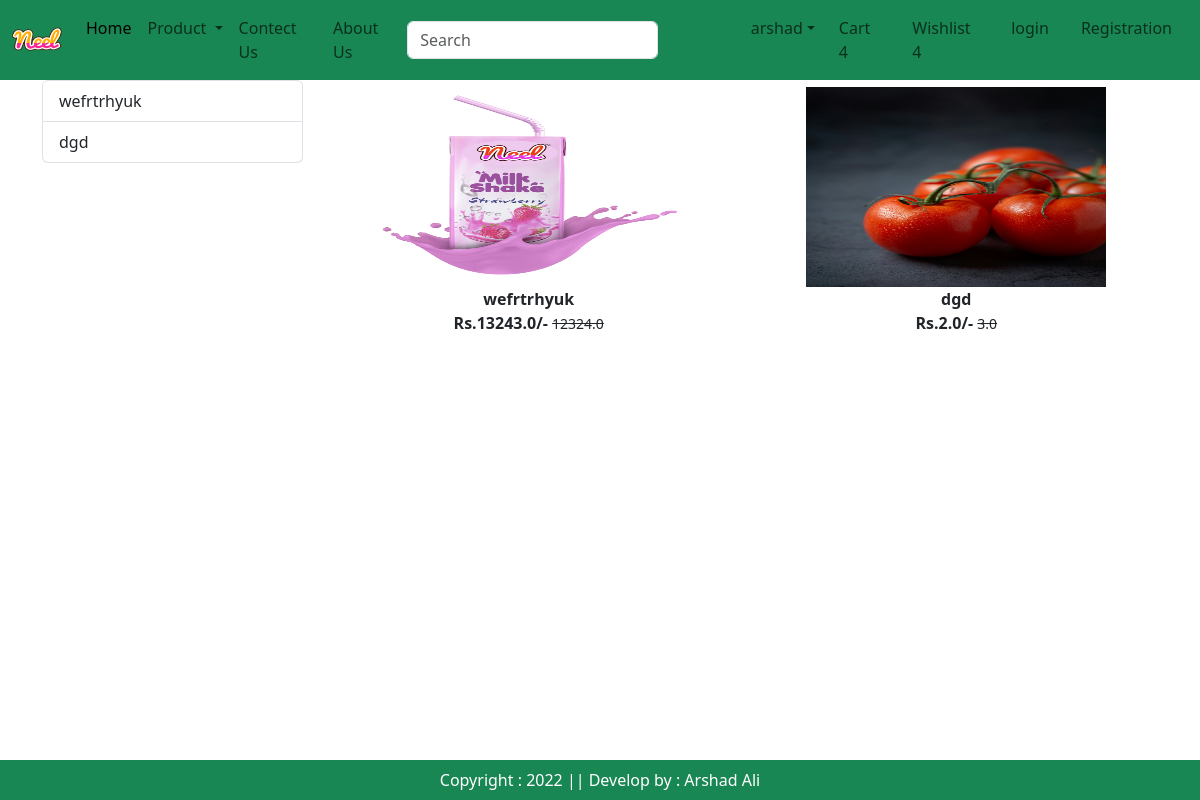
Page /category/MS on the committed database.
### app/models.py (models this page shows, shortened)
class Product(models.Model):
    title=models.CharField(max_length=100)
    selling_price=models.FloatField()
    discount_price=models.FloatField()
    description=models.TextField()
    composition=models.TextField(default='')
    prodapp=models.TextField(default='')
    category=models.CharField(choices=CATEGORY_CHOICES,max_length=2)
    product_image=models.ImageField(upload_to='Productimg')

### app/views.py (the view)
# urls.py: path('category/<slug:val>',views.CategoryView.as_view(),name='category'),
class CategoryView(View):
    def get(self,request,val):
        product=Product.objects.filter(category=val)
        title=Product.objects.filter(category=val).values('title')
        return render(request,'app/category.html',locals())

### app/templates/app/category.html (shortened to what this page needs)
{% extends "app/base.html" %}
{% load static %}
{% block main-content %}
<div class="container">
    <div class="row">
        <div class="col-sm-3">
            <div class="list-group">
            {% for val in title %}
            <a href="#" class="list-group-item list-group-item-action" aria-current="true">{{val.title}}</a>
            {% endfor %}
        </div></div>
        <div class="col-sm-9">
            <div class="row">
                {% for pro in product %}
                 <div class="col text-center mb-4">
                    <a href="{% url 'product-detail' pro.id %}" class="btn">
                        <div>
                            <img src="{{pro.product_image.url}}" width="300px" height="200px" alt="">
                            <div class="fw-bold">{{pro.title}}</div>
                            <div class="fw-bold text-center">
                                Rs.{{pro.discount_price}}/-
                                <small class="fw-light text-decoration-line-through">{{pro.selling_price}}</small>
                            </div>
                        </div>
                    </a>
                 </div>
                {% endfor %}
            </div>
        </div>
    </div>
</div>
{% endblock main-content %}

### rows in the picture
Product: product_image (picture), title "wefrtrhyuk", discount_price "13243.0", selling_price "12324.0"
Product: product_image (picture), title "dgd", discount_price "2.0", selling_price "3.0"

### other values in the picture
{{ val.title }} "wefrtrhyuk" "dgd"
